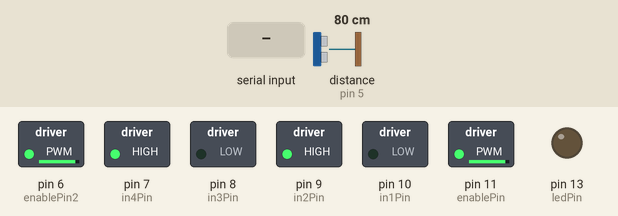
Simulated run of this sketch. Board: Arduino Uno, built with avr-gcc and run on an emulated ATmega328P. Shown: switched loads named in the sketch (green lamp = pin HIGH), output pins drawn as LEDs (lit = HIGH). Wiring (inferred from the names in the program): ultrasonic range finder: trigger pin 4; echo pin 5. The test bench sets the inputs (shaded band); at power-on: distance to the obstacle (sensor on pin 5) 80 cm. The echo pulse lasts 58.3 µs per cm; pins used as bus, display or sensor lines are not drawn; what the sketch prints to the serial monitor is not drawn.

Above: at 1.2 s.
1.3 s: distance to the obstacle (sensor on pin 5) set to 12 cm
2.8 s: distance to the obstacle (sensor on pin 5) set to 9 cm
At 4.0 s:
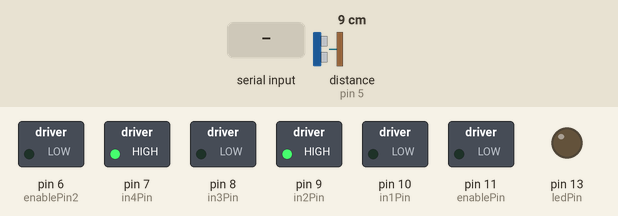
4.3 s: "C" received over Serial
At 4.8 s:
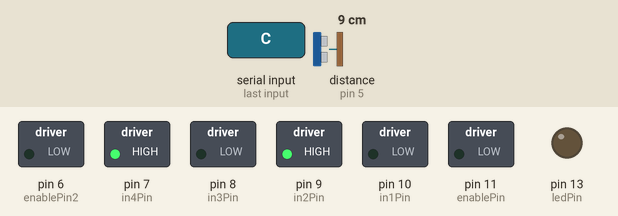
5.8 s: "A" received over Serial
At 6.5 s:
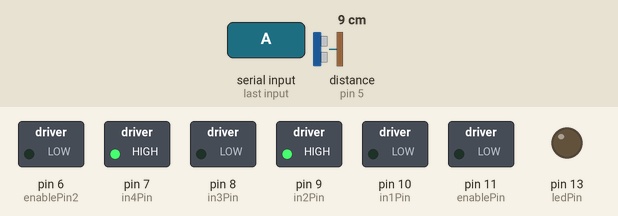
7.3 s: "E" received over Serial
At 8.1 s:
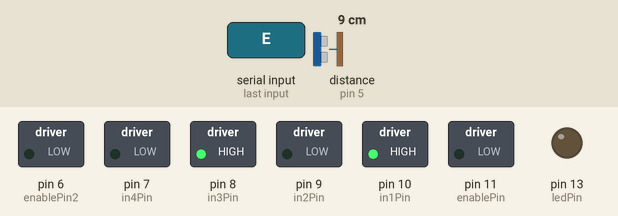
8.8 s: "D" received over Serial
At 9.3 s:
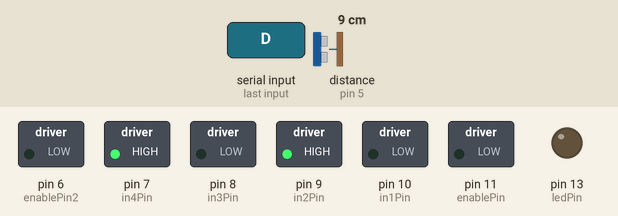
Timing chart, 0 to 11.8 s (numbered marks = the images above; inputs shaded):
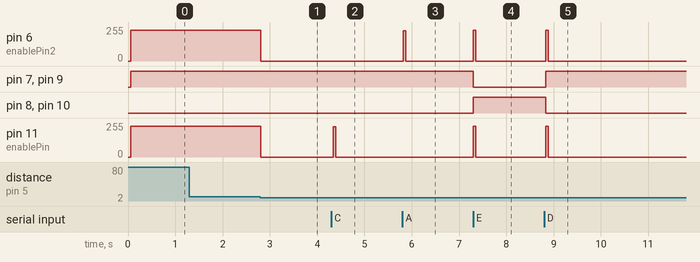

Measured:
- the behaviour switches between 11 and 10 cm on distance to the obstacle (sensor on pin 5) (found by bisection; images 0 and 1)
- after the input at 1.3 s, every drawn part: stays the same
- after the input at 2.8 s, pin 6 (enablePin2), pin 11 (enablePin): 230/255 → 0/255 at once
- after the input at 4.3 s, pin 11 (enablePin): 0/255 → 226/255 at once, → 0/255 0.05 s later
- after the input at 5.8 s, pin 6 (enablePin2): 0/255 → 226/255 at once, → 0/255 0.05 s later
- after the input at 7.3 s, pin 6 (enablePin2), pin 11 (enablePin): 0/255 → 230/255 at once, → 0/255 0.05 s later; pin 7 (in4Pin), pin 9 (in2Pin): HIGH → LOW at once; pin 8 (in3Pin), pin 10 (in1Pin): LOW → HIGH at once
- after the input at 8.8 s, pin 6 (enablePin2), pin 11 (enablePin): 0/255 → 230/255 at once, → 0/255 0.05 s later; pin 7 (in4Pin), pin 9 (in2Pin): LOW → HIGH at once; pin 8 (in3Pin), pin 10 (in1Pin): HIGH → LOW at once

The sketch:

projektSW.ino
```cpp
#include <Arduino.h>
#include "../../../../usr/share/arduino/hardware/arduino/cores/arduino/HardwareSerial.h"
#include <string.h>

const int ledPin = 13;

int enablePin = 11;
int enablePin2 = 6;
int in1Pin = 10;
int in2Pin = 9;
int in3Pin = 8;
int in4Pin = 7;

int trigPin = 4;
int echoPin = 5;

char c;
int speedA = 0;
int speedB = 0;
boolean reverse = false;

int counter = 0;

void setup() {
    pinMode(ledPin,OUTPUT);
    Serial.begin(9600);
    pinMode(in1Pin, OUTPUT);
    pinMode(in2Pin, OUTPUT);
    pinMode(in3Pin, OUTPUT);
    pinMode(in4Pin, OUTPUT);
    pinMode(enablePin, OUTPUT);
    pinMode(enablePin2, OUTPUT);
    pinMode(trigPin, OUTPUT);
    pinMode(echoPin, INPUT);
}

void loop() {
    delay(50);
//    setMotorA(speed,reverse);
//    setMotorB(speed,reverse);
//BT communication
    range(5, 10);
    if (Serial.available()) {
        c = Serial.read();
        if (c == 'D') {
            speedA = 230;
            speedB = 230;
            setMotorA(speedA, reverse);
            setMotorB(speedB, reverse);
        } else if (c == 'C') {
            speedA -= 30;
            setMotorA(speedA, reverse);
            setMotorB(speedB, reverse);
        } else if (c == 'A') {
            speedB -= 30;
            setMotorA(speedA, reverse);
            setMotorB(speedB, reverse);
        } else if (c == 'E') {
            speedA = 230;
            speedB = 230;
            setMotorA(speedA, ! reverse);
            setMotorB(speedB, ! reverse);
        } else if (c == 'B') {
            speedB = 0;
            speedA = 0;
            setMotorA(0, reverse);
            setMotorB(0, reverse);
        }
    }
}

void setMotorA(int speed, boolean reverse)
{
    analogWrite(enablePin, speed);
    digitalWrite(in1Pin, reverse);
    digitalWrite(in2Pin, !reverse);
}

void setMotorB(int speed, boolean reverse)
{
    analogWrite(enablePin2, speed);
    digitalWrite(in3Pin, reverse);
    digitalWrite(in4Pin, !reverse);
}

void stop(){
    speedA = 0;
    speedB = 0;
    analogWrite(enablePin,0);
    analogWrite(enablePin2,0);
}

int measureDistance() {
    long czas, dystans;

    digitalWrite(trigPin, LOW);
    delayMicroseconds(2);
    digitalWrite(trigPin, HIGH);
    delayMicroseconds(10);
    digitalWrite(trigPin, LOW);

    czas = pulseIn(echoPin, HIGH);
    dystans = czas / 58;

    return dystans;
}
void range(int a, int b) {
    int howFar = measureDistance();
    if(counter == 200){
        Serial.println(howFar);
        counter = 0;
    }
    counter++;
    if ((howFar > a) && (howFar < b)) {
        stop();
    } else if (howFar > b && howFar < 100 ) {
        speedA = 230;
        speedB = 230;
        setMotorA(speedA,reverse);
        setMotorB(speedB,reverse);
    }
}
```
